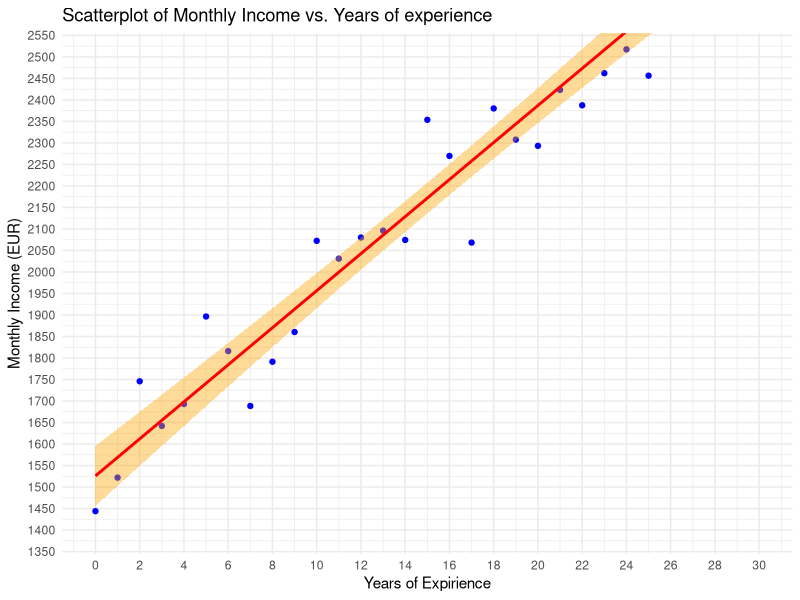
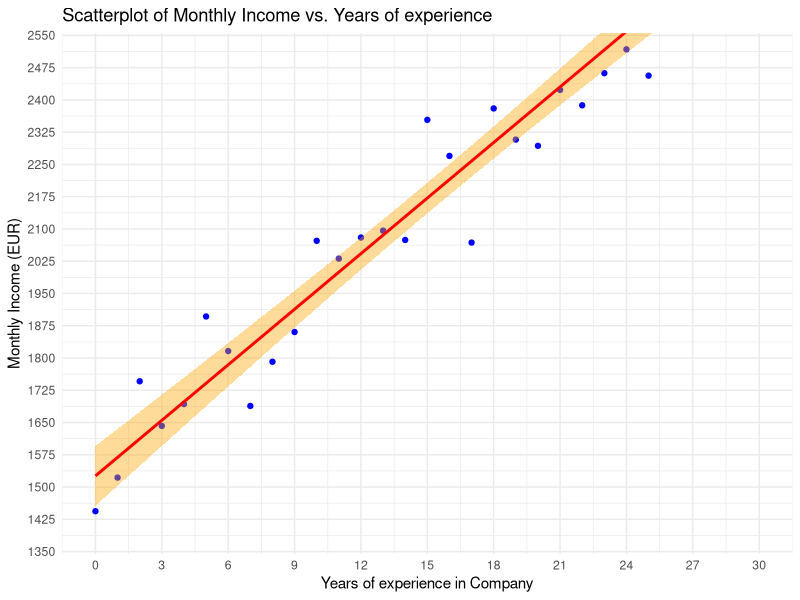
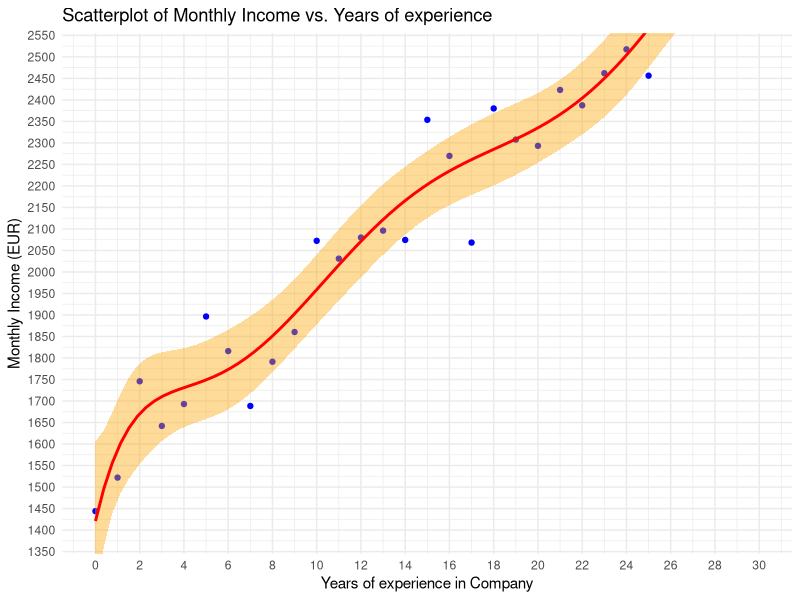
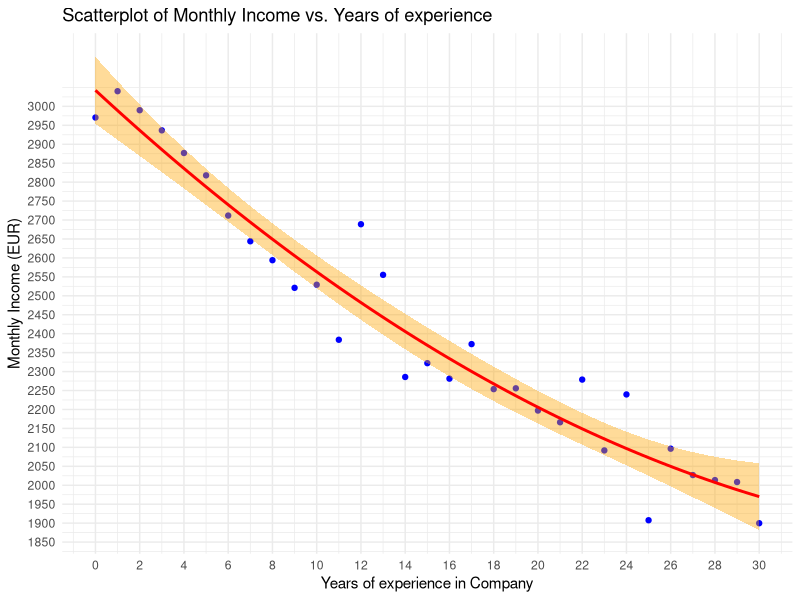

R code for these plots, in order:


# Load the necessary ggplot2 library
library(ggplot2)

# Set a seed for reproducibility
set.seed(123)

# Generate random data for years of experience
years_of_experience <- seq(0, 30, by = 1)  # 0 to 30 years

# Create income based on years of experience with a reasonable starting value
income <- 1500 + 45 * years_of_experience + rnorm(length(years_of_experience), mean = 0, sd = 100)  # Adding random noise

# Create a data frame
data <- data.frame(years_of_experience, income)

# Create the scatterplot with the linear regression line and an error band
ggplot(data, aes(x = years_of_experience, y = income)) +
  geom_point(color = "blue") +  # Add points
  geom_smooth(method = "lm", color = "red", se = TRUE, fill = "orange") +  # Add linear regression line and error band
  labs(title = "Scatterplot of Monthly Income vs. Years of experience",
       x = "Years of Expirience",
       y = "Monthly Income (EUR)") +
  scale_y_continuous(breaks = seq(0, 3000, by = 50)) +
  scale_x_continuous(breaks = seq(0, 30, by = 2)) +
  coord_cartesian(xlim = c(0, 30), ylim = c(1400, 2500)) +  # Adjust limits to remove gaps
  theme_minimal()

# Create the scatterplot with the linear regression line and an error band
ggplot(data, aes(x = years_of_experience, y = income)) +
  geom_point(color = "blue") +  # Add points
  geom_smooth(method = "lm", color = "red", se = TRUE, fill = "orange") +  # Add linear regression line and error band
  labs(title = "Scatterplot of Monthly Income vs. Years of experience",
       x = "Years of experience in Company",
       y = "Monthly Income (EUR)") +
  scale_y_continuous(breaks = seq(0, 3000, by = 75)) +
  scale_x_continuous(breaks = seq(0, 30, by = 3)) +
  coord_cartesian(xlim = c(0, 30), ylim = c(1400, 2500)) +  # Adjust limits to remove gaps
  theme_minimal()


# Create the scatterplot with the polynomial regression line and an orange error band
ggplot(data, aes(x = years_of_experience, y = income)) +
  geom_point(color = "blue") +  # Add points
  geom_smooth(method = "lm", formula = y ~ poly(x, 7), color = "red", se = TRUE, fill = "orange") +  # Add polynomial regression line and orange error band
  labs(title = "Scatterplot of Monthly Income vs. Years of experience",
       x = "Years of experience in Company",
       y = "Monthly Income (EUR)") +
  scale_y_continuous(breaks = seq(0, 3000, by = 50)) +
  scale_x_continuous(breaks = seq(0, 30, by = 2)) +
  coord_cartesian(xlim = c(0, 30), ylim = c(1400, 2500)) +  # Adjust limits to remove gaps
  theme_minimal()


# Create income based on years of experience with a reasonable starting value
# Introduce a downward curvature
income <- 3000 - 50 * years_of_experience + 
  0.5 * (years_of_experience^2) +  # Adding a quadratic term to create a downward slope
  rnorm(length(years_of_experience), mean = 0, sd = 100)  # Adding random noise

# Create a data frame
data2 <- data.frame(years_of_experience, income)

# Create the scatterplot with the polynomial regression line and an orange error band
ggplot(data2, aes(x = years_of_experience, y = income)) +
  geom_point(color = "blue") +  # Add points
  geom_smooth(method = "lm", formula = y ~ poly(x, 2), color = "red", se = TRUE, fill = "orange") +  # Add polynomial regression line and orange error band
  labs(title = "Scatterplot of Monthly Income vs. Years of experience",
       x = "Years of experience in Company",
       y = "Monthly Income (EUR)") +
  scale_y_continuous(breaks = seq(0, 3000, by = 50)) +
  scale_x_continuous(breaks = seq(0, 30, by = 2)) + 
  theme_minimal()